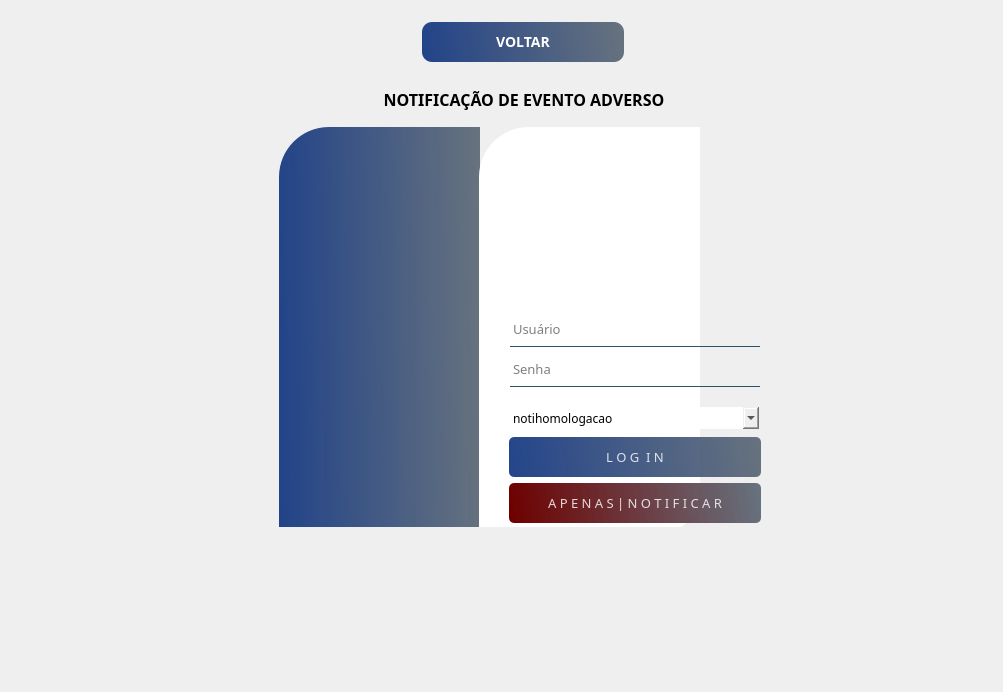
     <widget class="QWidget" name="page_2">
      <layout class="QGridLayout" name="gridLayout_2">
       <item row="0" column="1">
        <spacer name="verticalSpacer">
         <property name="orientation">
          <enum>Qt::Vertical</enum>
         </property>
         <property name="sizeHint" stdset="0">
          <size>
           <width>20</width>
           <height>62</height>
          </size>
         </property>
        </spacer>
       </item>
       <item row="0" column="2">
        <spacer name="horizontalSpacer_10">
         <property name="orientation">
          <enum>Qt::Horizontal</enum>
         </property>
         <property name="sizeHint" stdset="0">
          <size>
           <width>271</width>
           <height>20</height>
          </size>
         </property>
        </spacer>
       </item>
       <item row="0" column="3">
        <widget class="QPushButton" name="btn_voltar_rnc">
         <property name="minimumSize">
          <size>
           <width>202</width>
           <height>40</height>
          </size>
         </property>
         <property name="maximumSize">
          <size>
           <width>150</width>
           <height>40</height>
          </size>
         </property>
         <property name="font">
          <font>
           <family>Reem Kufi</family>
           <pointsize>-1</pointsize>
           <italic>false</italic>
           <bold>true</bold>
          </font>
         </property>
         <property name="styleSheet">
          <string notr="true">border-width: 2px;
border-radius: 10px;
border-color: black;
font: bold 14px;
min-width: 10em;
padding: 6px;
background-color: qlineargradient(spread:pad, x1:0, y1:0.505682, x2:1, y2:0.477, stop:0 rgba(0, 39,119, 219), stop:1 rgba(85, 98, 112, 226));
	color:rgba(255, 255, 255, 210);
color: rgb(255, 255, 255);</string>
         </property>
         <property name="text">
          <string>VOLTAR</string>
         </property>
         <property name="icon">
          <iconset>
           <normaloff>:/Imagens/vire-a-esquerda.png</normaloff>:/Imagens/vire-a-esquerda.png</iconset>
         </property>
         <property name="iconSize">
          <size>
           <width>24</width>
           <height>24</height>
          </size>
         </property>
        </widget>
       </item>
       <item row="0" column="4">
        <spacer name="horizontalSpacer_11">
         <property name="orientation">
          <enum>Qt::Horizontal</enum>
         </property>
         <property name="sizeHint" stdset="0">
          <size>
           <width>272</width>
           <height>20</height>
          </size>
         </property>
        </spacer>
       </item>
       <item row="1" column="1" rowspan="2" colspan="5">
        <widget class="QGroupBox" name="groupBox_4">
         <property name="minimumSize">
          <size>
           <width>771</width>
           <height>541</height>
          </size>
         </property>
         <property name="styleSheet">
          <string notr="true">border-top-left-radius:50px;</string>
         </property>
         <property name="title">
          <string/>
         </property>
         <layout class="QGridLayout" name="gridLayout_7">
          <item row="0" column="1">
           <widget class="QLabel" name="label_7">
            <property name="font">
             <font>
              <family>Reem Kufi</family>
              <pointsize>12</pointsize>
              <bold>true</bold>
             </font>
            </property>
            <property name="text">
             <string>NOTIFICAÇÃO DE EVENTO ADVERSO</string>
            </property>
            <property name="alignment">
             <set>Qt::AlignCenter</set>
            </property>
           </widget>
          </item>
          <item row="1" column="0">
           <spacer name="horizontalSpacer_7">
            <property name="orientation">
             <enum>Qt::Horizontal</enum>
            </property>
            <property name="sizeHint" stdset="0">
             <size>
              <width>91</width>
              <height>20</height>
             </size>
            </property>
           </spacer>
          </item>
          <item row="1" column="1">
           <widget class="QWidget" name="widget_2" native="true">
            <property name="minimumSize">
             <size>
              <width>510</width>
              <height>410</height>
             </size>
            </property>
            <property name="maximumSize">
             <size>
              <width>510</width>
              <height>410</height>
             </size>
            </property>
            <property name="styleSheet">
             <string notr="true"/>
            </property>
            <widget class="QLabel" name="label_6">
             <property name="geometry">
              <rect>
               <x>10</x>
               <y>10</y>
               <width>201</width>
               <height>411</height>
              </rect>
             </property>
             <property name="styleSheet">
              <string notr="true">background-color: qlineargradient(spread:pad, x1:0, y1:0.505682, x2:1, y2:0.477, stop:0 rgba(0, 39,119, 219), stop:1 rgba(85, 98, 112, 226));
	color:rgba(255, 255, 255, 210);
border-top-left-radius:50px;</string>
             </property>
             <property name="text">
              <string/>
             </property>
            </widget>
            <widget class="QLabel" name="label_8">
             <property name="geometry">
              <rect>
               <x>210</x>
               <y>10</y>
               <width>221</width>
               <height>411</height>
              </rect>
             </property>
             <property name="styleSheet">
              <string notr="true">background-color: rgb(255, 255, 255);
border-bottom-right-radius:50px;</string>
             </property>
             <property name="text">
              <string/>
             </property>
            </widget>
            <widget class="QLineEdit" name="lineEdit">
             <property name="geometry">
              <rect>
               <x>241</x>
               <y>200</y>
               <width>250</width>
               <height>30</height>
              </rect>
             </property>
             <property name="minimumSize">
              <size>
               <width>250</width>
               <height>30</height>
              </size>
             </property>
             <property name="font">
              <font>
               <family>Reem Kufi</family>
               <pointsize>10</pointsize>
               <bold>false</bold>
              </font>
             </property>
             <property name="styleSheet">
              <string notr="true">background-color: rgba(0,0,0,0);
border:1px solid rgba(0,0,0,0);
border-bottom-color:rgba(46,82,101,255);
color:rgb(0,0,0);
padding-bottom:7px</string>
             </property>
             <property name="text">
              <string/>
             </property>
             <property name="placeholderText">
              <string>Usuário</string>
             </property>
            </widget>
            <widget class="QLineEdit" name="lineEdit_2">
             <property name="geometry">
              <rect>
               <x>241</x>
               <y>240</y>
               <width>250</width>
               <height>30</height>
              </rect>
             </property>
             <property name="minimumSize">
              <size>
               <width>250</width>
               <height>30</height>
              </size>
             </property>
             <property name="font">
              <font>
               <family>Reem Kufi</family>
               <pointsize>10</pointsize>
               <bold>false</bold>
              </font>
             </property>
             <property name="styleSheet">
              <string notr="true">background-color: rgba(0,0,0,0);
border:1px solid rgba(0,0,0,0);
border-bottom-color:rgba(46,82,101,255);
color:rgb(0,0,0);
padding-bottom:7px</string>
             </property>
             <property name="text">
              <string/>
             </property>
             <property name="echoMode">
              <enum>QLineEdit::Password</enum>
             </property>
             <property name="placeholderText">
              <string>Senha</string>
             </property>
            </widget>
            <widget class="QLabel" name="label_9">
             <property name="geometry">
              <rect>
               <x>282</x>
               <y>27</y>
               <width>151</width>
               <height>151</height>
              </rect>
             </property>
             <property name="minimumSize">
              <size>
               <width>151</width>
               <height>151</height>
              </size>
             </property>
             <property name="styleSheet">
              <string notr="true">image: url(:/Imagem/user.png);</string>
             </property>
             <property name="text">
              <string/>
             </property>
            </widget>
            <widget class="QComboBox" name="comboBox_2">
             <property name="geometry">
              <rect>
               <x>239</x>
               <y>290</y>
               <width>251</width>
               <height>22</height>
              </rect>
             </property>
             <property name="font">
              <font>
               <family>Reem Kufi</family>
               <bold>false</bold>
              </font>
             </property>
             <item>
              <property name="text">
               <string>notihomologacao</string>
              </property>
             </item>
             <item>
              <property name="text">
               <string>notiproducao</string>
              </property>
             </item>
            </widget>
            <widget class="QWidget" name="layoutWidget_5">
             <property name="geometry">
              <rect>
               <x>240</x>
               <y>320</y>
               <width>252</width>
               <height>88</height>
              </rect>
             </property>
             <layout class="QVBoxLayout" name="verticalLayout_19">
              <item>
               <widget class="QPushButton" name="btn_login">
                <property name="minimumSize">
                 <size>
                  <width>250</width>
                  <height>40</height>
                 </size>
                </property>
                <property name="font">
                 <font>
                  <family>Reem Kufi</family>
                  <pointsize>10</pointsize>
                  <bold>false</bold>
                 </font>
                </property>
                <property name="toolTip">
                 <string>Informe Usuário e Senha e efetue o login</string>
                </property>
                <property name="styleSheet">
                 <string notr="true">QPushButton#btn_login{
	background-color: qlineargradient(spread:pad, x1:0, y1:0.505682, x2:1, y2:0.477,stop:0 rgba(0, 39,119, 219), stop:1 rgba(85, 98, 112, 226));
	color:rgba(255, 255, 255, 210);
	border-radius: 5px;
}
QPushButton#btn_login:hover{
	background-color: qlineargradient(spread:pad, x1:0, y1:0.505682,x2:1,y2:0.477, stop:0 rgba(150, 123, 111, 219), stop:1 rgba(85, 81, 84, 226));
}
QPushButton#btn_login:pressed{
	padding-left:5px;
	padding -top:5px;
	background-color:rgba(150, 123, 111, 255);
}</string>
                </property>
                <property name="text">
                 <string>L O G  I N</string>
                </property>
                <property name="icon">
                 <iconset resource="../FNEA/image/Icones/Outros.qrc">
                  <normaloff>:/Imagem/user (1).png</normaloff>:/Imagem/user (1).png</iconset>
                </property>
                <property name="iconSize">
                 <size>
                  <width>24</width>
                  <height>24</height>
                 </size>
                </property>
               </widget>
              </item>
              <item>
               <widget class="QPushButton" name="btn_notificaSlogin">
                <property name="minimumSize">
                 <size>
                  <width>250</width>
                  <height>40</height>
                 </size>
                </property>
                <property name="font">
                 <font>
                  <family>Reem Kufi</family>
                  <pointsize>10</pointsize>
                  <bold>false</bold>
                 </font>
                </property>
                <property name="styleSheet">
                 <string notr="true">QPushButton#btn_notificaSlogin{
	background-color: qlineargradient(spread:pad, x1:0, y1:0.505682, x2:1, y2:0.477, stop:0 rgba(110, 1, 0, 255), stop:1 rgba(85, 98, 112, 226));
	color:rgba(255, 255, 255, 210);
	border-radius: 5px;
}
QPushButton#btn_notificaSlogin:hover{
	background-color: qlineargradient(spread:pad, x1:0, y1:0.505682,x2:1,y2:0.477, stop:0 rgba(150, 123, 111, 219), stop:1 rgba(85, 81, 84, 226));
}
QPushButton#btn_notificaSlogin:pressed{
	padding-left:5px;
	padding -top:5px;
	background-color:rgba(150, 123, 111, 255);
}</string>
                </property>
                <property name="text">
                 <string>A P E N A S | N O T I F I C A R</string>
                </property>
                <property name="icon">
                 <iconset resource="../FNEA/image/Icones/Outros.qrc">
                  <normaloff>:/Imagem/investigacao.png</normaloff>:/Imagem/investigacao.png</iconset>
                </property>
                <property name="iconSize">
                 <size>
                  <width>24</width>
                  <height>24</height>
                 </size>
                </property>
               </widget>
              </item>
             </layout>
            </widget>
           </widget>
          </item>
          <item row="1" column="2">
           <spacer name="horizontalSpacer_8">
            <property name="orientation">
             <enum>Qt::Horizontal</enum>
            </property>
            <property name="sizeHint" stdset="0">
             <size>
              <width>132</width>
              <height>20</height>
             </size>
            </property>
           </spacer>
          </item>
          <item row="2" column="1">
           <spacer name="verticalSpacer_4">
            <property name="orientation">
             <enum>Qt::Vertical</enum>
            </property>
            <property name="sizeHint" stdset="0">
             <size>
              <width>20</width>
              <height>72</height>
             </size>
            </property>
           </spacer>
          </item>
         </layout>
        </widget>
       </item>
       <item row="1" column="6">
        <spacer name="horizontalSpacer_9">
         <property name="orientation">
          <enum>Qt::Horizontal</enum>
         </property>
         <property name="sizeType">
          <enum>QSizePolicy::Fixed</enum>
         </property>
         <property name="sizeHint" stdset="0">
          <size>
           <width>58</width>
           <height>20</height>
          </size>
         </property>
        </spacer>
       </item>
       <item row="2" column="0">
        <spacer name="horizontalSpacer_3">
         <property name="orientation">
          <enum>Qt::Horizontal</enum>
         </property>
         <property name="sizeType">
          <enum>QSizePolicy::Fixed</enum>
         </property>
         <property name="sizeHint" stdset="0">
          <size>
           <width>108</width>
           <height>20</height>
          </size>
         </property>
        </spacer>
       </item>
       <item row="2" column="5" colspan="2">
        <spacer name="horizontalSpacer_4">
         <property name="orientation">
          <enum>Qt::Horizontal</enum>
         </property>
         <property name="sizeHint" stdset="0">
          <size>
           <width>84</width>
           <height>20</height>
          </size>
         </property>
        </spacer>
       </item>
       <item row="3" column="1">
        <spacer name="verticalSpacer_3">
         <property name="orientation">
          <enum>Qt::Vertical</enum>
         </property>
         <property name="sizeHint" stdset="0">
          <size>
           <width>20</width>
           <height>61</height>
          </size>
         </property>
        </spacer>
       </item>
      </layout>
     </widget>
